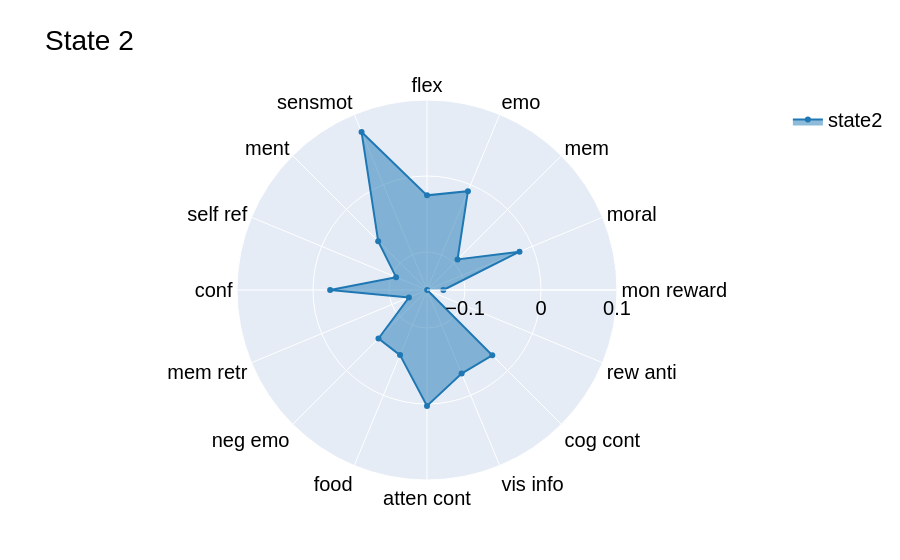

The notebook cell this image was saved under:
### Code cell
fig = go.Figure()
    
fig.add_trace(go.Scatterpolar(
        r=data['State2'],  
        theta=labels,  
        fill='toself',  
        name='state2',  
        line=dict(color=colors[1])  
    ))

fig.update_layout(
    polar=dict(
        radialaxis=dict(
            visible=True,
            tickvals=[ -0.1, 0, 0.1],
            range=[-0.15, 0.1],
            tickangle=0 
        )),
    showlegend=True,
    title=f"State 2",
        font=dict(
        family="Helvetica", 
        size=20,
        color="black",
    )
        )
fig.show()

### Figure 1 — Plotly figure (JSON) as saved in the notebook; plotly's stock layout.template omitted (floating-point values rounded to 4 significant figures)
{"data": [{"fill": "toself", "line": {"color": "rgb(31,120,180)"}, "name": "state2", "r": [-0.1285, -0.01826, -0.09318, -0.00933, -0.02548, 0.07497, -0.05913, -0.1059, -0.02257, -0.1242, -0.05976, -0.0573, 0.00255, -0.03102, -0.02852, -0.1497], "theta": ["mon reward", "moral", "mem", "emo", "flex", "sensmot", "ment", "self ref", "conf", "mem retr", "neg emo", "food", "atten cont", "vis info", "cog cont", "rew anti"], "type": "scatterpolar"}], "layout": {"font": {"color": "black", "family": "Helvetica", "size": 20}, "polar": {"radialaxis": {"range": [-0.15, 0.1], "tickangle": 0, "tickvals": [-0.1, 0, 0.1], "visible": true}}, "showlegend": true, "title": {"text": "State 2"}}}
